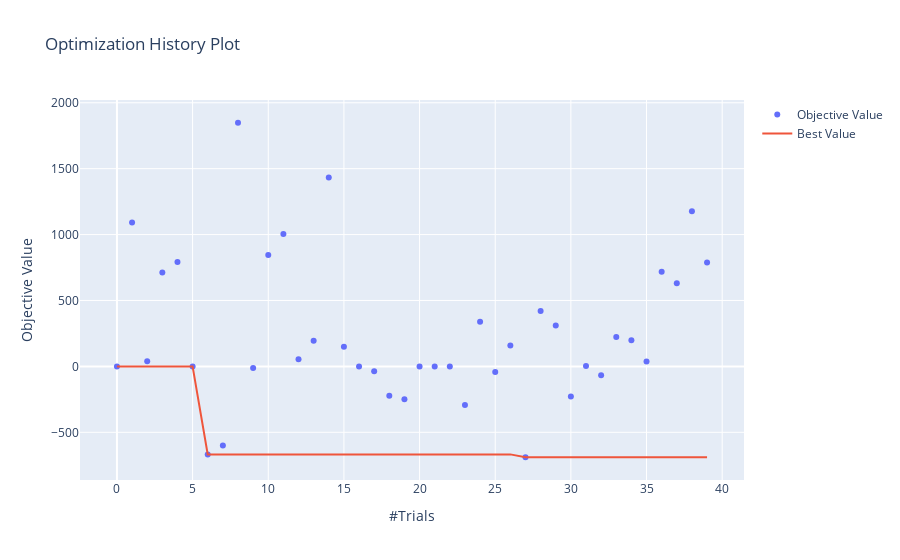

Write notebook code for a chart like this one.
### Code cell
optuna.visualization.plot_optimization_history(study_PPO2_MLP)

### Figure 1 — Plotly figure (JSON) as saved in the notebook; plotly's stock layout.template omitted (floating-point values rounded to 4 significant figures)
{"data": [{"mode": "markers", "name": "Objective Value", "type": "scatter", "x": [0, 1, 2, 3, 4, 5, 6, 7, 8, 9, 10, 11, 12, 13, 14, 15, 16, 17, 18, 19, 20, 21, 22, 23, 24, 25, 26, 27, 28, 29, 30, 31, 32, 33, 34, 35, 36, 37, 38, 39], "y": [0, 1092.0, 39.05, 711.7, 792.3, 0, -667.6, -600.6, 1848.0, -11.84, 844.4, 1004.0, 53.6, 195.1, 1433.0, 148.2, 0, -37.6, -222.6, -248.5, 0, 0, 0, -293.5, 338.8, -42.64, 158.3, -689.3, 420.6, 310.2, -228.7, 3.136, -67.04, 223.2, 199.2, 37.8, 717.8, 630.8, 1176.0, 787.8]}, {"name": "Best Value", "type": "scatter", "x": [0, 1, 2, 3, 4, 5, 6, 7, 8, 9, 10, 11, 12, 13, 14, 15, 16, 17, 18, 19, 20, 21, 22, 23, 24, 25, 26, 27, 28, 29, 30, 31, 32, 33, 34, 35, 36, 37, 38, 39], "y": [0, 0, 0, 0, 0, 0, -667.6, -667.6, -667.6, -667.6, -667.6, -667.6, -667.6, -667.6, -667.6, -667.6, -667.6, -667.6, -667.6, -667.6, -667.6, -667.6, -667.6, -667.6, -667.6, -667.6, -667.6, -689.3, -689.3, -689.3, -689.3, -689.3, -689.3, -689.3, -689.3, -689.3, -689.3, -689.3, -689.3, -689.3]}], "layout": {"title": {"text": "Optimization History Plot"}, "xaxis": {"title": {"text": "#Trials"}}, "yaxis": {"title": {"text": "Objective Value"}}}}
